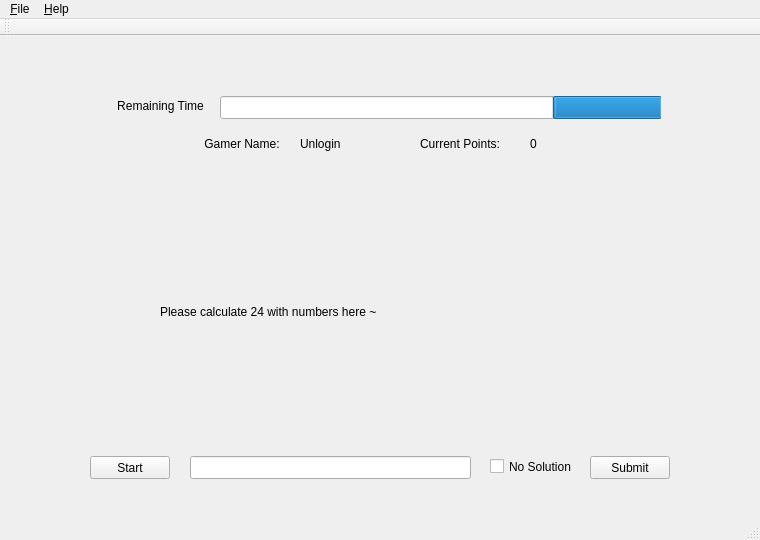
<?xml version="1.0" encoding="UTF-8"?>
<ui version="4.0">
 <class>MainWindow</class>
 <widget class="QMainWindow" name="MainWindow">
  <property name="geometry">
   <rect>
    <x>0</x>
    <y>0</y>
    <width>760</width>
    <height>540</height>
   </rect>
  </property>
  <property name="windowTitle">
   <string>24 Game</string>
  </property>
  <widget class="QWidget" name="centralWidget">
   <property name="baseSize">
    <size>
     <width>0</width>
     <height>0</height>
    </size>
   </property>
   <widget class="QPushButton" name="startButton">
    <property name="geometry">
     <rect>
      <x>90</x>
      <y>420</y>
      <width>80</width>
      <height>23</height>
     </rect>
    </property>
    <property name="text">
     <string>Start</string>
    </property>
   </widget>
   <widget class="QLineEdit" name="lineEdit">
    <property name="geometry">
     <rect>
      <x>190</x>
      <y>420</y>
      <width>281</width>
      <height>23</height>
     </rect>
    </property>
   </widget>
   <widget class="QPushButton" name="submitButton">
    <property name="geometry">
     <rect>
      <x>590</x>
      <y>420</y>
      <width>80</width>
      <height>23</height>
     </rect>
    </property>
    <property name="text">
     <string>Submit</string>
    </property>
   </widget>
   <widget class="QLabel" name="label">
    <property name="geometry">
     <rect>
      <x>160</x>
      <y>160</y>
      <width>441</width>
      <height>231</height>
     </rect>
    </property>
    <property name="text">
     <string>Please calculate 24 with numbers here ~</string>
    </property>
   </widget>
   <widget class="QProgressBar" name="progressBar">
    <property name="geometry">
     <rect>
      <x>220</x>
      <y>60</y>
      <width>441</width>
      <height>23</height>
     </rect>
    </property>
    <property name="value">
     <number>24</number>
    </property>
    <property name="textVisible">
     <bool>true</bool>
    </property>
    <property name="invertedAppearance">
     <bool>true</bool>
    </property>
    <property name="textDirection">
     <enum>QProgressBar::TopToBottom</enum>
    </property>
    <property name="format">
     <string/>
    </property>
   </widget>
   <widget class="QLabel" name="remainingTimeLabel">
    <property name="geometry">
     <rect>
      <x>90</x>
      <y>60</y>
      <width>141</width>
      <height>21</height>
     </rect>
    </property>
    <property name="text">
     <string>&lt;html&gt;&lt;head/&gt;&lt;body&gt;&lt;p align=&quot;center&quot;&gt;Remaining Time&lt;/p&gt;&lt;/body&gt;&lt;/html&gt;</string>
    </property>
   </widget>
   <widget class="QLabel" name="gamernameLabel">
    <property name="geometry">
     <rect>
      <x>200</x>
      <y>100</y>
      <width>84</width>
      <height>16</height>
     </rect>
    </property>
    <property name="text">
     <string>Gamer Name:</string>
    </property>
    <property name="alignment">
     <set>Qt::AlignCenter</set>
    </property>
   </widget>
   <widget class="QLabel" name="currentGamerLabel">
    <property name="geometry">
     <rect>
      <x>300</x>
      <y>100</y>
      <width>101</width>
      <height>16</height>
     </rect>
    </property>
    <property name="text">
     <string>Unlogin</string>
    </property>
    <property name="alignment">
     <set>Qt::AlignLeading|Qt::AlignLeft|Qt::AlignVCenter</set>
    </property>
   </widget>
   <widget class="QLabel" name="pointsLabel">
    <property name="geometry">
     <rect>
      <x>420</x>
      <y>100</y>
      <width>90</width>
      <height>16</height>
     </rect>
    </property>
    <property name="text">
     <string>Current Points:</string>
    </property>
   </widget>
   <widget class="QLabel" name="currentPointsLabel">
    <property name="geometry">
     <rect>
      <x>530</x>
      <y>100</y>
      <width>31</width>
      <height>16</height>
     </rect>
    </property>
    <property name="text">
     <string>0</string>
    </property>
    <property name="alignment">
     <set>Qt::AlignLeading|Qt::AlignLeft|Qt::AlignVCenter</set>
    </property>
   </widget>
   <widget class="QCheckBox" name="noSolutionCheckBox">
    <property name="geometry">
     <rect>
      <x>490</x>
      <y>420</y>
      <width>91</width>
      <height>21</height>
     </rect>
    </property>
    <property name="text">
     <string>No Solution</string>
    </property>
   </widget>
  </widget>
  <widget class="QToolBar" name="mainToolBar">
   <attribute name="toolBarArea">
    <enum>TopToolBarArea</enum>
   </attribute>
   <attribute name="toolBarBreak">
    <bool>false</bool>
   </attribute>
  </widget>
  <widget class="QStatusBar" name="statusBar"/>
  <widget class="QMenuBar" name="menuBar">
   <property name="geometry">
    <rect>
     <x>0</x>
     <y>0</y>
     <width>760</width>
     <height>20</height>
    </rect>
   </property>
   <widget class="QMenu" name="menu24_Game">
    <property name="title">
     <string>&amp;File</string>
    </property>
    <addaction name="actionNew_Game"/>
    <addaction name="action_New_Gamer"/>
    <addaction name="action_Rankings"/>
    <addaction name="actionExit"/>
   </widget>
   <widget class="QMenu" name="menuHelp">
    <property name="title">
     <string>&amp;Help</string>
    </property>
    <property name="separatorsCollapsible">
     <bool>false</bool>
    </property>
    <addaction name="actionContent"/>
    <addaction name="actionAbout"/>
   </widget>
   <addaction name="menu24_Game"/>
   <addaction name="menuHelp"/>
  </widget>
  <action name="actionExit">
   <property name="text">
    <string>&amp;Exit</string>
   </property>
  </action>
  <action name="actionContent">
   <property name="text">
    <string>&amp;Content</string>
   </property>
  </action>
  <action name="actionAbout">
   <property name="text">
    <string>&amp;About</string>
   </property>
  </action>
  <action name="actionNew_Game">
   <property name="text">
    <string>&amp;New Game</string>
   </property>
  </action>
  <action name="action_Rankings">
   <property name="text">
    <string>&amp;Rankings</string>
   </property>
  </action>
  <action name="action_New_Gamer">
   <property name="text">
    <string>&amp;New Gamer</string>
   </property>
  </action>
  <action name="action_Login">
   <property name="text">
    <string>&amp;Login</string>
   </property>
  </action>
 </widget>
 <layoutdefault spacing="6" margin="11"/>
 <resources/>
 <connections>
  <connection>
   <sender>actionExit</sender>
   <signal>triggered()</signal>
   <receiver>MainWindow</receiver>
   <slot>close()</slot>
   <hints>
    <hint type="sourcelabel">
     <x>-1</x>
     <y>-1</y>
    </hint>
    <hint type="destinationlabel">
     <x>379</x>
     <y>269</y>
    </hint>
   </hints>
  </connection>
 </connections>
</ui>
